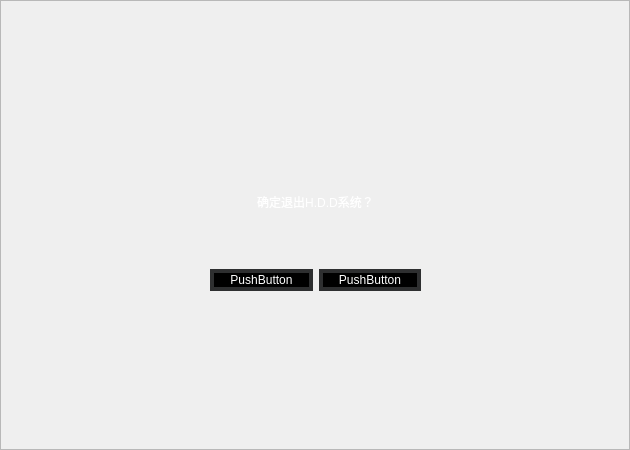
<?xml version="1.0" encoding="UTF-8"?>
<ui version="4.0">
 <class>ExitScreen</class>
 <widget class="QWidget" name="ExitScreen">
  <property name="geometry">
   <rect>
    <x>0</x>
    <y>0</y>
    <width>630</width>
    <height>450</height>
   </rect>
  </property>
  <property name="windowTitle">
   <string>Form</string>
  </property>
  <widget class="QFrame" name="frame">
   <property name="geometry">
    <rect>
     <x>0</x>
     <y>0</y>
     <width>630</width>
     <height>450</height>
    </rect>
   </property>
   <property name="styleSheet">
    <string notr="true">#frame{border-image: url(:/res/bg.png);}
QPushButton {
background-color: rgba(0, 0, 0, 255);
border-style: solid;
border-width: 4px;
border-color: rgb(46, 47, 48);
color: white;
}
QPushButton::hover{
	background-color: rgb(165, 194, 0);
}
#label{
	color: white;
}</string>
   </property>
   <property name="frameShape">
    <enum>QFrame::StyledPanel</enum>
   </property>
   <property name="frameShadow">
    <enum>QFrame::Raised</enum>
   </property>
   <widget class="QWidget" name="">
    <property name="geometry">
     <rect>
      <x>210</x>
      <y>140</y>
      <width>211</width>
      <height>151</height>
     </rect>
    </property>
    <layout class="QVBoxLayout" name="verticalLayout">
     <item>
      <widget class="QLabel" name="label">
       <property name="text">
        <string>确定退出H.D.D系统？</string>
       </property>
       <property name="alignment">
        <set>Qt::AlignCenter</set>
       </property>
      </widget>
     </item>
     <item>
      <layout class="QHBoxLayout" name="horizontalLayout">
       <item>
        <widget class="QPushButton" name="cancelBtn">
         <property name="text">
          <string>PushButton</string>
         </property>
        </widget>
       </item>
       <item>
        <widget class="QPushButton" name="exitBtn">
         <property name="text">
          <string>PushButton</string>
         </property>
        </widget>
       </item>
      </layout>
     </item>
    </layout>
   </widget>
  </widget>
 </widget>
 <resources/>
 <connections/>
</ui>
